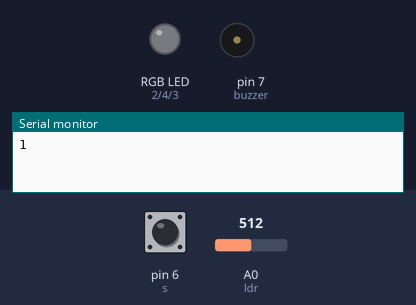
This sketch was run on a simulated Arduino Uno, built with avr-gcc and run on an emulated ATmega328P. On the bench: an RGB LED mixed from three pins (HIGH = lit), buzzer (waves = sounding, pin HIGH), the last lines printed to the serial monitor. Dashed ring = blinking. The inputs (shaded band) are chosen by the test bench; at power-on: A0 (ldr) = 512, pin 6 (s) LOW.

Above: at 1.8 s.
1.9 s: A0 (ldr) set to 417
6.3 s: A0 (ldr) set to 387
At 7.7 s:
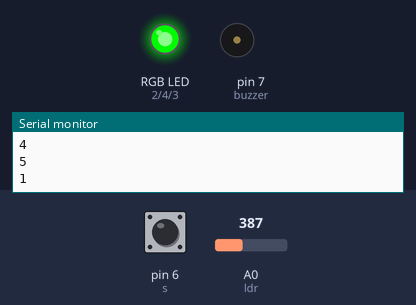
8.5 s: pin 6 (s) driven HIGH
At 9.8 s:
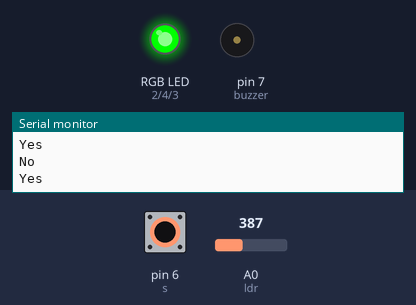
10.2 s: pin 6 (s) pulsed LOW 2 times (0.12 s each, 0.3 s apart)
At 10.46 s:
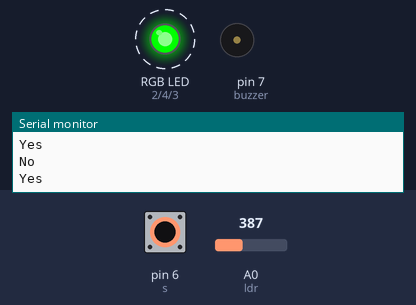
Timing chart, 0 to 13.2 s (numbered marks = the images above; inputs shaded):
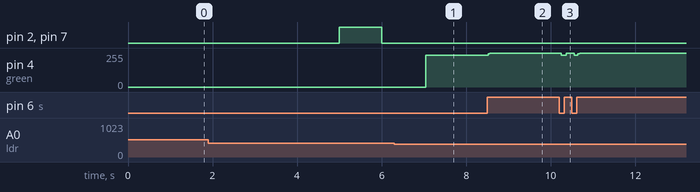

The sketch:

glassFind.ino
```cpp
int ldr = A0;
int buzzer = 7;
int red = 2;
int blue = 3;
int green = 4;
int s = 6;

int count = 0;
int time = 5;
int val_s,val_ldr = 0;
int limit = 400;
bool state = true;
void setup(){

  Serial.begin(9600);
  pinMode(ldr,INPUT);
  pinMode(s,INPUT);
  pinMode(buzzer,OUTPUT);
  pinMode(red,OUTPUT);
  pinMode(green,OUTPUT);
  pinMode(blue,OUTPUT);
  rgbOFF();

}

void loop(){

  val_ldr = analogRead(A0);
  val_s   = digitalRead(6);

  if(val_ldr >= limit){
    count++;
    delay(1000);
    Serial.println(count);
    if(count == 5) alarmON();
  }
  else offSTATE();

  //using swtich to toggle states
  if(val_s == 1){
    delay(100);
    state = !state;
    if(state == true) test_a();
    if(state == false) test_b();
    //Serial.println(state);
  }
}

//test functions
void test_a(){
 Serial.println("Yes");
}

void test_b(){
 Serial.println("No");
}

// first state when alarm is triggered
void alarmON(){

  count = 0;
  rgbOFF();
  digitalWrite(buzzer,HIGH);
  digitalWrite(red,HIGH);
  delay(1000);
  digitalWrite(buzzer,LOW);
  digitalWrite(red,LOW);
}

// state when alarm is off
void alarmOFF(){
  rgbOFF();
  digitalWrite(buzzer,LOW);
  digitalWrite(blue,HIGH);
}

//normal state
void offSTATE(){
  count = 0;
  rgbOFF();
  digitalWrite(green,HIGH);

}

void rgbOFF(){
  digitalWrite(red,LOW);
  digitalWrite(green,LOW);
  digitalWrite(blue,LOW);
}
```

Measured:
- the behaviour switches between 400 and 399 on A0 (ldr) (found by bisection; images 0 and 1)
- after the input at 6.3 s, pin 4 (green): 0/255 → 240/255 after 0.74 s
- after the input at 8.5 s, pin 4 (green): 240/255 → 255/255 at once
- after the input at 10.2 s, pin 4 (green): alternates 255/255 for 0.20 s and 240/255 for 0.10 s, 4 changes in all, then stays 255/255, starting at once
